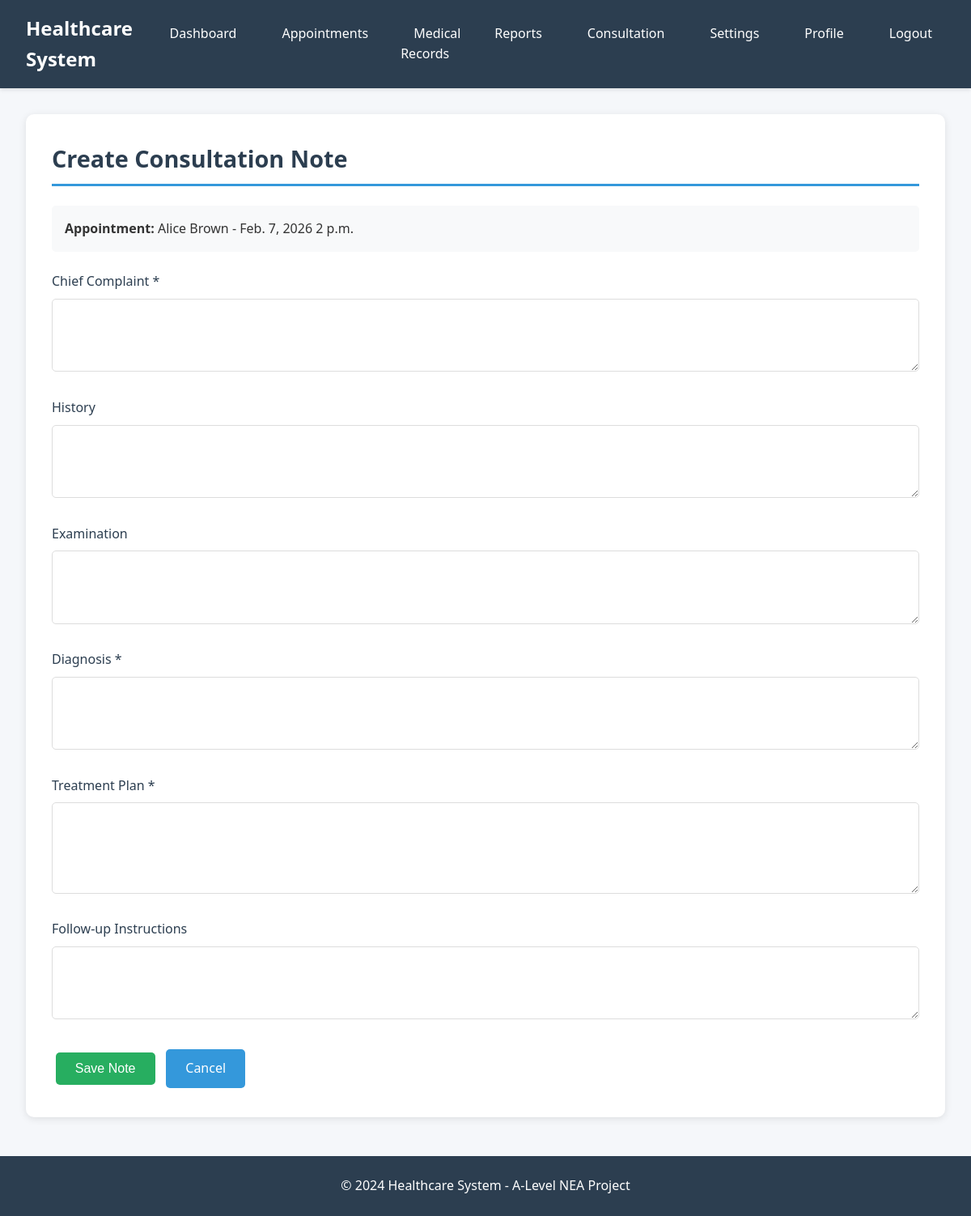
Page /consultation/notes/create/2/ (signed in) on the committed database.
### appointments/models.py (models this page shows, shortened)
class Appointment(models.Model):
    STATUS_CHOICES = [
        ('scheduled', 'Scheduled'),
        ('confirmed', 'Confirmed'),
        ('completed', 'Completed'),
        ('cancelled', 'Cancelled'),
        ('rescheduled', 'Rescheduled'),
    ]
    patient = models.ForeignKey(PatientProfile, on_delete=models.CASCADE, related_name='appointments')
    doctor = models.ForeignKey(DoctorProfile, on_delete=models.CASCADE, related_name='appointments')
    appointment_date = models.DateField()
    appointment_time = models.TimeField()
    status = models.CharField(max_length=20, choices=STATUS_CHOICES, default='scheduled')
    reason = models.TextField()
    notes = models.TextField(blank=True)
    created_at = models.DateTimeField(auto_now_add=True)
    updated_at = models.DateTimeField(auto_now=True)
    class Meta:
        ordering = ['-appointment_date', '-appointment_time']
        unique_together = ['doctor', 'appointment_date', 'appointment_time']

### accounts/models.py (models this page shows, shortened)
class PatientProfile(models.Model):
    user_profile = models.OneToOneField(UserProfile, on_delete=models.CASCADE, related_name='patient_info')
    blood_group = models.CharField(max_length=5, blank=True)
    emergency_contact = models.CharField(max_length=15, blank=True)
    emergency_contact_name = models.CharField(max_length=100, blank=True)
    allergies = models.TextField(blank=True)
    chronic_conditions = models.TextField(blank=True)

class UserProfile(models.Model):
    USER_TYPE_CHOICES = [
        ('doctor', 'Doctor'),
        ('patient', 'Patient'),
    ]
    user = models.OneToOneField(User, on_delete=models.CASCADE, related_name='profile')
    user_type = models.CharField(max_length=10, choices=USER_TYPE_CHOICES)
    phone_number = models.CharField(max_length=15, blank=True)
    date_of_birth = models.DateField(null=True, blank=True)
    address = models.TextField(blank=True)
    profile_picture = models.ImageField(upload_to='profile_pics/', blank=True, null=True)
    created_at = models.DateTimeField(auto_now_add=True)
    updated_at = models.DateTimeField(auto_now=True)
    email_notifications = models.BooleanField(default=True)
    sms_notifications = models.BooleanField(default=False)

### consultation/views.py (the view, shortened to what this page needs)
# urls.py: path('notes/create/<int:appointment_id>/', views.create_consultation_note, name='create_note'),
@login_required
def create_consultation_note(request, appointment_id):
    user_profile = UserProfile.objects.get(user=request.user)
    if user_profile.user_type != 'doctor':
        messages.error(request, 'Only doctors can create consultation notes.')
        return redirect('dashboard:home')
    doctor_profile = DoctorProfile.objects.get(user_profile=user_profile)
    appointment = get_object_or_404(Appointment, pk=appointment_id)
    if appointment.doctor != doctor_profile:
        messages.error(request, 'You do not have permission to create notes for this appointment.')
        return redirect('dashboard:home')
    context = {
        'appointment': appointment,
        'user_profile': user_profile,
    }
    return render(request, 'consultation/create_note.html', context)

### templates/consultation/create_note.html (shortened to what this page needs)
{% extends 'base.html' %}
{% block content %}
<div class="card">
    <h2 class="card-header">Create Consultation Note</h2>
    <div style="background-color: #f8f9fa; padding: 1rem; border-radius: 5px; margin-bottom: 1.5rem;">
        <p><strong>Appointment:</strong> {{ appointment.patient.user_profile.user.get_full_name }} - {{ appointment.appointment_date }} {{ appointment.appointment_time }}</p>
    </div>
    <form method="post">
        <div class="form-group">
            <label for="chief_complaint">Chief Complaint *</label>
            <textarea id="chief_complaint" name="chief_complaint" rows="3" required></textarea>
        </div>
        <div class="form-group">
            <label for="history">History</label>
            <textarea id="history" name="history" rows="3"></textarea>
        </div>
        <div class="form-group">
            <label for="examination">Examination</label>
            <textarea id="examination" name="examination" rows="3"></textarea>
        </div>
        <div class="form-group">
            <label for="diagnosis">Diagnosis *</label>
            <textarea id="diagnosis" name="diagnosis" rows="3" required></textarea>
        </div>
        <div class="form-group">
            <label for="treatment_plan">Treatment Plan *</label>
            <textarea id="treatment_plan" name="treatment_plan" rows="4" required></textarea>
        </div>
        <div class="form-group">
            <label for="follow_up">Follow-up Instructions</label>
            <textarea id="follow_up" name="follow_up" rows="3"></textarea>
        </div>
        <button type="submit" class="btn btn-success">Save Note</button>
        <a href="{% url 'appointments:appointment_detail' appointment.id %}" class="btn">Cancel</a>
    </form>
</div>
{% endblock %}

### templates/base.html (style rules this page uses)
* { margin: 0; padding: 0; box-sizing: border-box; }
body { font-family: 'Segoe UI', Tahoma, Geneva, Verdana, sans-serif; background-color: #f5f7fa; color: #333; line-height: 1.6; }
.card { background: white; border-radius: 10px; padding: 2rem; margin-bottom: 2rem; box-shadow: 0 2px 10px rgba(0,0,0,0.1); }
.card-header { font-size: 1.8rem; margin-bottom: 1.5rem; color: #2c3e50; border-bottom: 3px solid #3498db; padding-bottom: 0.5rem; }
.btn { display: inline-block; padding: 0.7rem 1.5rem; background-color: #3498db; color: white; text-decoration: none; border-radius: 5px; border: none; cursor: pointer; font-size: 1rem; transition: background-color 0.3s; margin: 0.3rem; }
.btn-success { background-color: #27ae60; }
.form-group { margin-bottom: 1.5rem; }
.form-group label { display: block; margin-bottom: 0.5rem; font-weight: 500; color: #2c3e50; }
.form-group input, .form-group select, .form-group textarea { width: 100%; padding: 0.7rem; border: 1px solid #ddd; border-radius: 5px; font-size: 1rem; font-family: inherit; }

### rows in the picture
Appointment: patient.user_profile.user.get_full_name "Alice Brown", appointment_date "Feb. 7, 2026", appointment_time "2 p.m."
